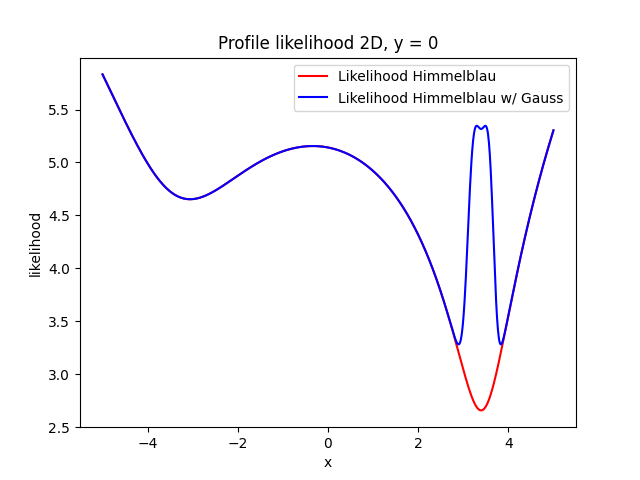

Python code for this plot:
import numpy as np
import matplotlib.pyplot as plt
import time


def Himmelblau(x):
    func = 0
    for i in range(1):
        func += (x[i]**2 + x[i+1] - 11)**2 + (x[i] + x[i+1]**2 -7)**2
    func += 1
    func = np.log(func)
    best = np.min(func)
    return func, best

def mod_himmelblau(x, best, delta_log):
    func = 0

    #Calculate Himmelblau in 2D
    for i in range(1):
        func += (x[i]**2 + x[i+1] - 11)**2 + (x[i] + x[i+1]**2 -7)**2

    # sigma = np.std([func,best])

    #Make it logarithmic
    func += 1
    func = np.log(func)

    #Sigma is the std. For now random variable
    sigma = delta_log/3

    true_func = func

    #Calculate Gauss on best point.

    if true_func <= (best+delta_log):
        func = 0

        #Calculate Himmelblau in 2D
        for i in range(1):
            func += (x[i]**2 + x[i+1] - 11)**2 + (x[i] + x[i+1]**2 -7)**2

        func = best + delta_log
        func = func  + delta_log * np.exp(- (best-(true_func))**2/(2*sigma**2)) 


    return func #, true_func




x = np.linspace(-5,5, 1000)
y = np.zeros_like(x)

ind = np.zeros((2,len(x)))
for i in range(len(x)):
    ind[0,i] = x[i]
    ind[1,i] = y[i]


dev, best  = Himmelblau(ind)

func_val = np.zeros_like(x)
for i in range(len(x)):
    func_val[i] = mod_himmelblau(ind[:,i], best, 1)


plt.plot(x, dev, 'r-', label = 'Likelihood Himmelblau')
plt.plot(x, func_val, 'b-', label = 'Likelihood Himmelblau w/ Gauss')
plt.legend()
plt.xlabel('x')
plt.ylabel('likelihood')
plt.title('Profile likelihood 2D, y = 0')
plt.show()
